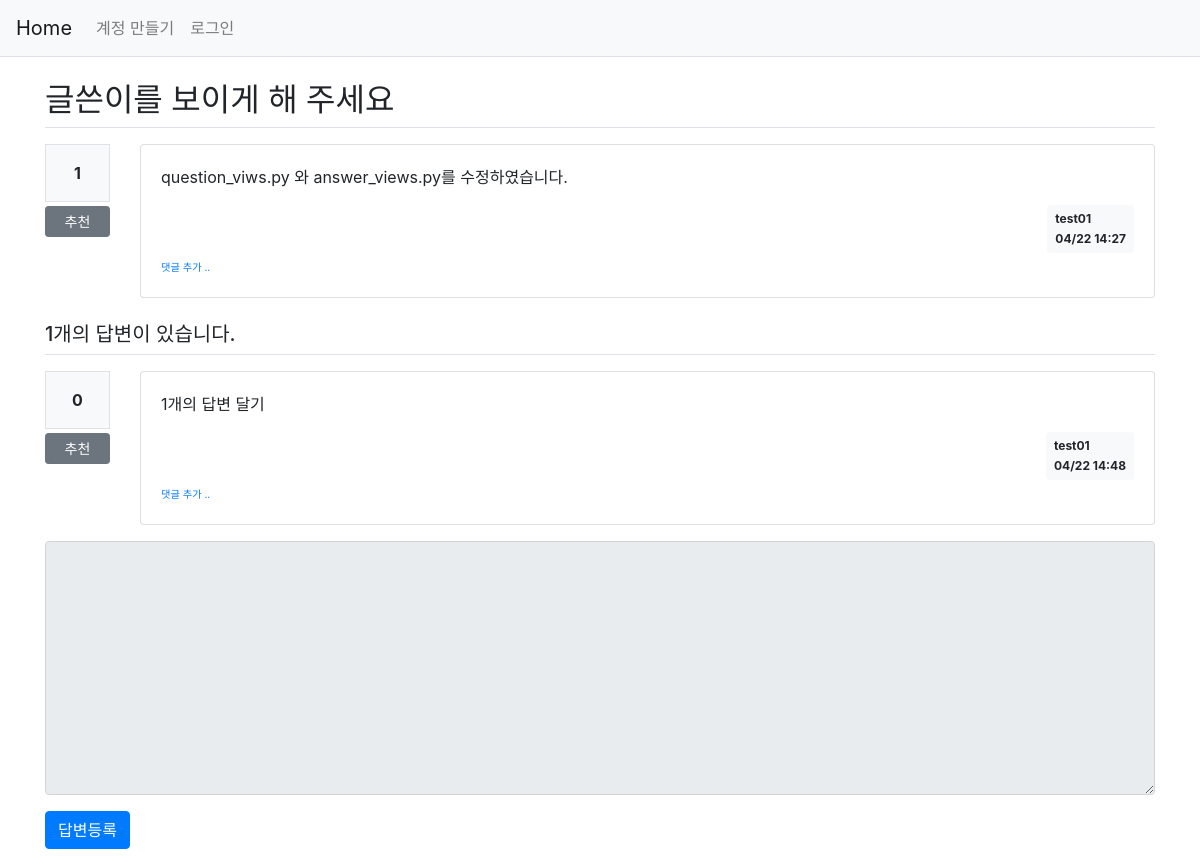
/question/detail/104/, run on an earlier commit of the app's database.
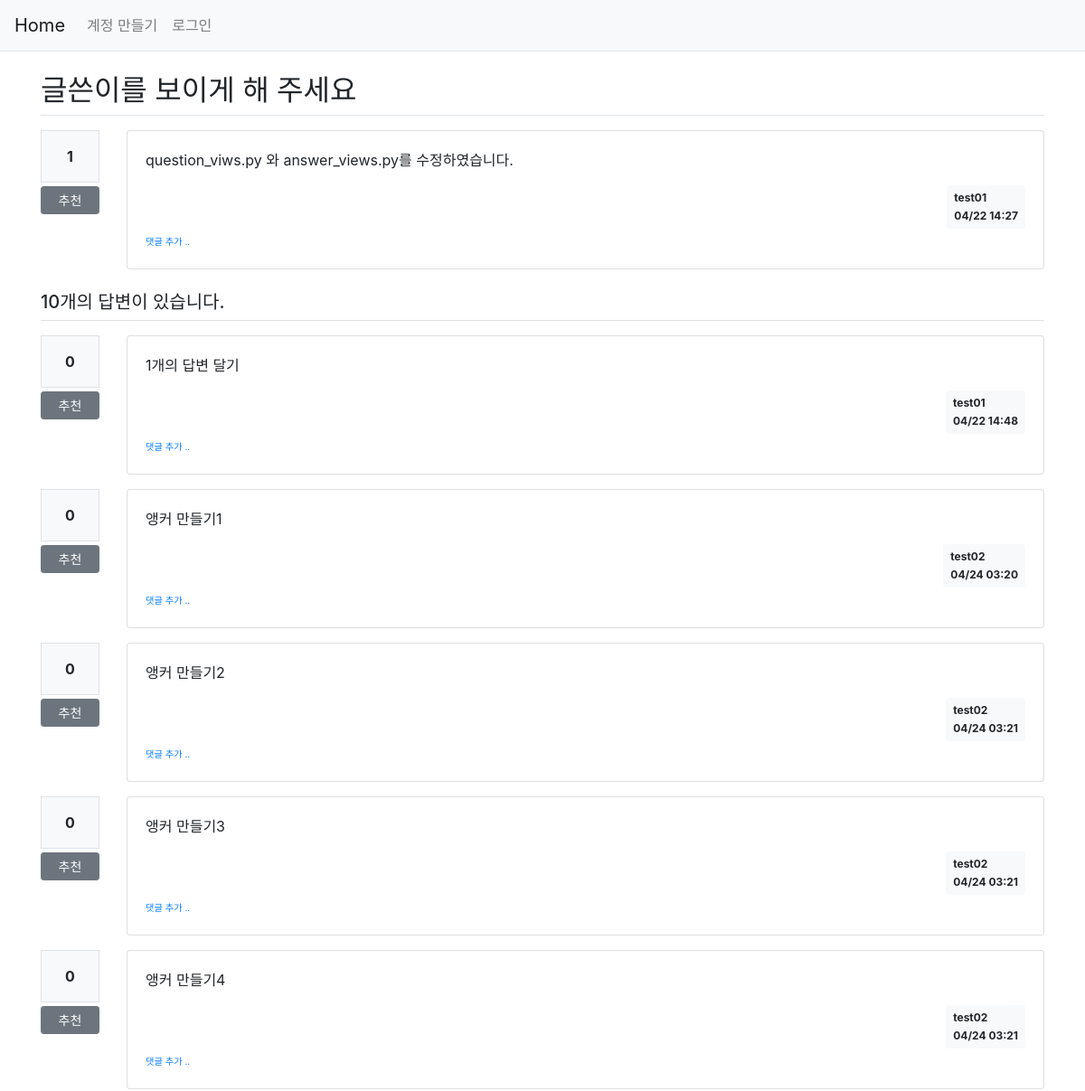
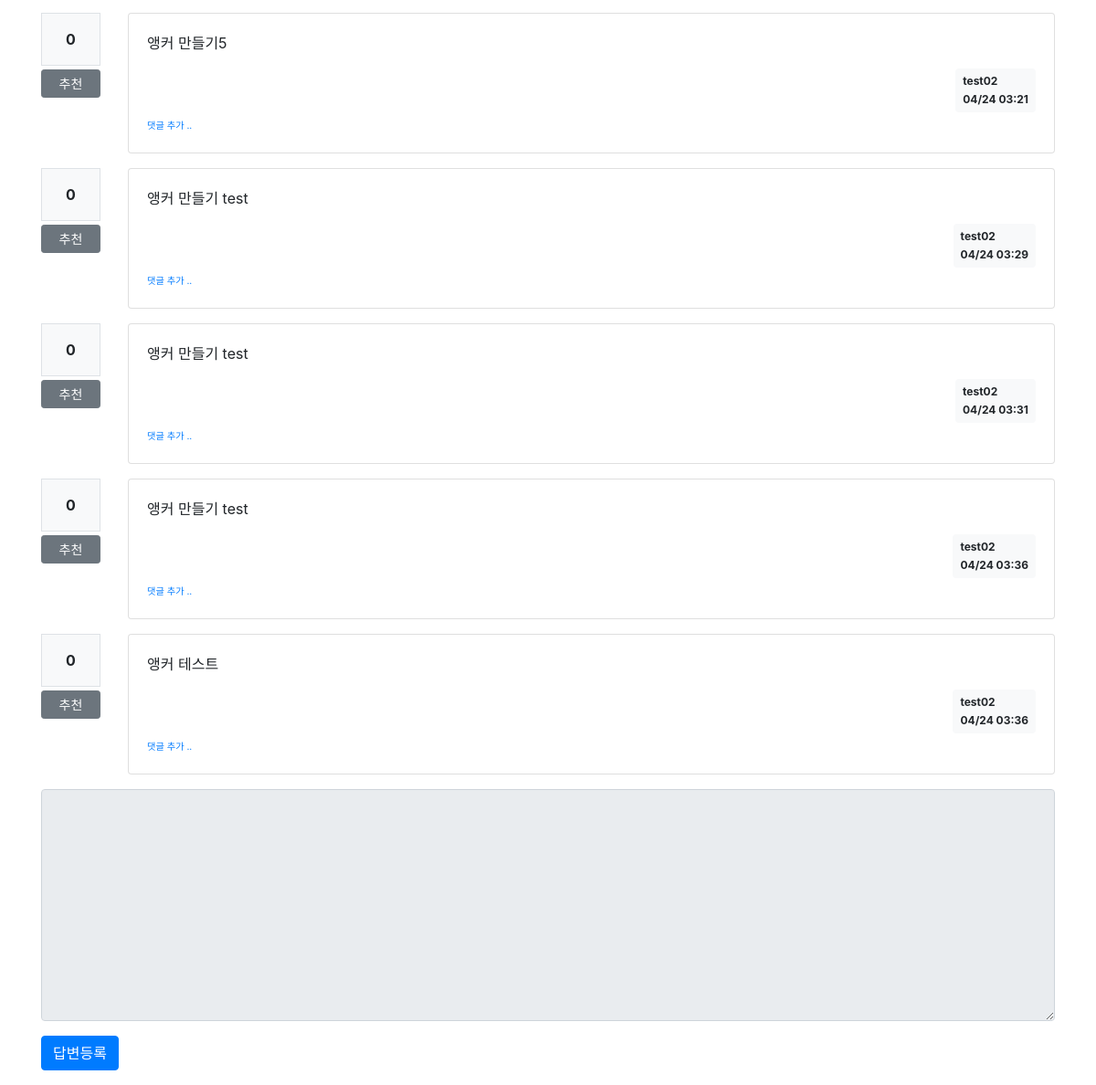
And on a later commit of the database (2 pictures, top to bottom).
### pybo/models.py (models this page shows)
class Question(db.Model):
    id = db.Column(db.Integer, primary_key=True)
    subject = db.Column(db.String(200), nullable=False)
    content = db.Column(db.Text(), nullable=False)
    create_date = db.Column(db.DateTime(), nullable=False)
    user_id = db.Column(db.Integer, db.ForeignKey(
        'user.id', ondelete='CASCADE'), nullable=False)
    user = db.relationship('User', backref=db.backref('question_set'))
    modify_date = db.Column(db.DateTime(), nullable=True)
    voter = db.relationship('User', secondary=question_voter,
                            backref=db.backref('question_voter_set'))

class User(db.Model):
    id = db.Column(db.Integer, primary_key=True)
    username = db.Column(db.String(150), nullable=False, unique=True)
    password = db.Column(db.String(200), nullable=False)
    email = db.Column(db.String(120), nullable=False, unique=True)

class Answer(db.Model):
    id = db.Column(db.Integer, primary_key=True)
    question_id = db.Column(db.Integer, db.ForeignKey(
        'question.id', ondelete='CASCADE'))
    question = db.relationship('Question', backref=db.backref('answer_set'))
    content = db.Column(db.Text(), nullable=False)
    create_date = db.Column(db.DateTime(), nullable=False)
    user_id = db.Column(db.Integer, db.ForeignKey(
        'user.id', ondelete='CASCADE'), nullable=False)
    user = db.relationship('User', backref=db.backref('answer_set'))
    modify_date = db.Column(db.DateTime(), nullable=True)
    voter = db.relationship('User', secondary=answer_voter,
                            backref=db.backref('answer_voter_set'))

### pybo/views/question_views.py (the view)
@bp.route('/detail/<int:question_id>/')
def detail(question_id):
    form = AnswerForm()
    question = Question.query.get_or_404(question_id)
    return render_template('question/question_detail.html', question=question, form=form)

### pybo/forms.py
class AnswerForm(FlaskForm):
    content = TextAreaField('입력오류', validators=[DataRequired('답변내용을 입력해 주세요')])

### pybo/filter.py (called while the page is built)
def format_datetime1(value, fmt=' %m/%d  %H:%M'):
    return value.strftime(fmt)

### pybo/views/auth_views.py (called while the page is built)
@bp.before_app_request
def load_logged_in_user():
    user_id = session.get('user_id')
    if user_id is None:
        g.user = None
    else:
        g.user = User.query.get(user_id)

### pybo/templates/question/question_detail.html (shortened to what this page needs)
{% extends 'base.html' %}
{% block content %}
<div class="container my-3">
    <h2 class="border-bottom py-2">{{ question.subject }}</h2>
    <div class="row my-3">
        <div class="col-1">
            <div class="bg-light text-center p-3 border font-weight-bolder mb-1">{{ question.voter|length }}</div>
            <a href="#" data-uri="{{url_for('vote.question', question_id=question.id) }}"
            class="recommend btn btn-sm btn-secondary btn-block my-1">추천</a>
        </div>
        <div class="col-11">
            <div class="card">
                <div class="card-body">
            <div class="card-text">{{ question.content|markdown }}</div>
            <div class="d-flex justify-content-end">
                <div class="badge badge-light p-2 text-left">
                    <div class="mb-2">{{ question.user.username }}</div>
                    <div>{{ question.create_date|datetime1 }}</div>
                </div>
            </div>
            <div>
                <a href="{{ url_for('comment.create_question', question_id=question.id) }}"
                   class="small"><small>댓글 추가 ..</small></a>
            </div>
            </div>
        </div>
    </div>
</div>
    <h5 class="border-bottom my-3 py-2">{{ question.answer_set|length }}개의 답변이 있습니다.</h5>
    {% for answer in question.answer_set %}
    <div class="row my-3">
        <div class="col-1">
            <div class="bg-light text-center p-3 border font-weight-bolder mb-1">{{ answer.voter|length }}</div>
            <a href="#" data-uri="{{ url_for('vote.answer', answer_id=answer.id) }}"
            class="recommend btn btn-sm btn-secondary btn-block my-1">추천</a>
        </div>
        <div class="col-11">
            <div class="card">
            <div class="card-body">
            <div class="card-text">{{ answer.content|markdown }}</div>
            <div class="d-flex justify-content-end">
                <div class="badge badge-light p-2 text-left">
                    <div class="mb-2">{{ answer.user.username }}</div>
                    <div>{{ answer.create_date|datetime1 }}</div>
                </div>
            </div>
            <div>
                <a href="{{ url_for('comment.create_answer', answer_id=answer.id) }}"
                   class="small"><small>댓글 추가 ..</small></a>
            </div>
                </div>
            </div>
        </div>
    </div>
    {% endfor %}
    <form action="{{ url_for('answer.create', question_id=question.id) }}" method="post" class="my-3">
        <div class="form-group">
            <textarea {% if not g.user %}disabled{% endif %}
                    name="content" id="content" class="form-control" rows="10"></textarea>
        </div>
        <input type="submit" value="답변등록" class="btn btn-primary">
    </form>
</div>
{% endblock %}

### pybo/templates/base.html (shortened to what this page needs)
<!DOCTYPE html>
<html lang="en">
<head>
    <link rel="stylesheet" href="{{url_for('static', filename='bootstrap.min.css') }}">
    <link rel="stylesheet" href="{{url_for('static', filename='style.css') }}">
</head>
<body>
{% include "navbar.html" %}
{% block content %}
{% endblock %}
</body>
</html>

### pybo/templates/navbar.html (shortened to what this page needs)
<nav class="navbar navbar-expand-lg navbar-light bg-light border-bottom">
    <a href="{{ url_for('main.index')}}" class="navbar-brand">Home</a>
    <div class="collapse navbar-collapse flex-grow-0" id="navbarNav">
        {% if g.user %}
        <ul class="navbar-nav">
            <li class="nav-item">
                <a href="{{ url_for('auth.logout')}}" class="nav-link">{{g.user.username }} (로그아웃) </a>
            </li>
        </ul>
        {% else %}
        <ul class="navbar-nav">
            <li class="nave-item">
                <a href="{{ url_for('auth.signup')}}" class="nav-link">계정 만들기</a>
            </li>
            <li class="nave-item">
                <a class="nav-link" href="{{ url_for('auth.login')}}" class="nav-link">로그인</a>
            </li>
        </ul>
        {% endif %}
    </div>
</nav>

What changed in the data, as far as the page shows it:
added Answer: voter|length "0", content "앵커 만들기1", user.username "test02", create_date "04/24 03:20"
added Answer: voter|length "0", content "앵커 만들기2", user.username "test02", create_date "04/24 03:21"
added Answer: voter|length "0", content "앵커 만들기3", user.username "test02", create_date "04/24 03:21"
added Answer: voter|length "0", content "앵커 만들기4", user.username "test02", create_date "04/24 03:21"
added Answer: voter|length "0", content "앵커 만들기5", user.username "test02", create_date "04/24 03:21"
added Answer: voter|length "0", content "앵커 만들기 test", user.username "test02", create_date "04/24 03:29"
added Answer: voter|length "0", content "앵커 만들기 test", user.username "test02", create_date "04/24 03:31"
added Answer: voter|length "0", content "앵커 만들기 test", user.username "test02", create_date "04/24 03:36"
added Answer: voter|length "0", content "앵커 테스트", user.username "test02", create_date "04/24 03:36"
Also different on the page:
{{ question.answer_set|length }}: "1" → "10"
